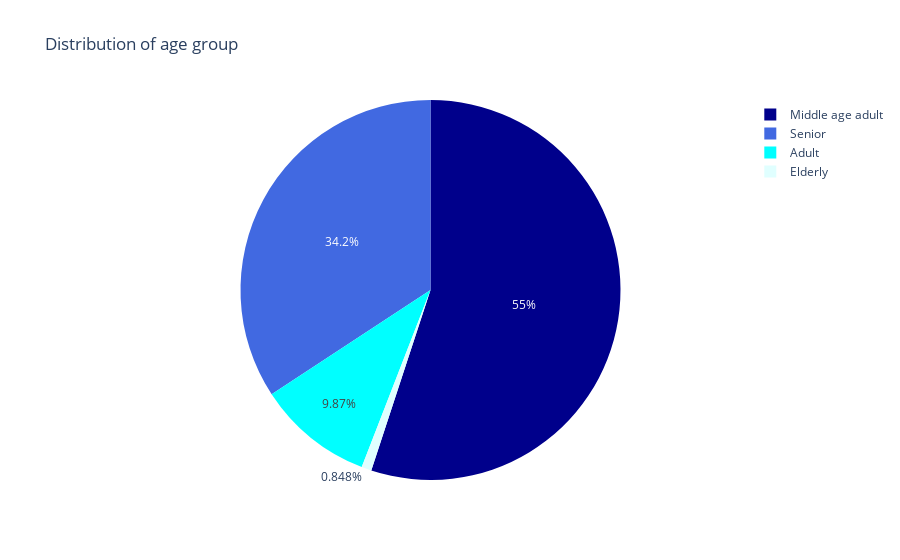

The notebook cell this image was saved under:
### Markdown cell above
#### Observation:
- There are three customers whose ages are above 90.

### Code cell
# Define age groups
bins = [20, 40, 60, 80, 140]
labels = ['Adult', 'Middle age adult', 'Senior','Elderly']
df['Age_group'] = pd.cut(df['Age'], bins=bins, labels=labels, right=True)

# Count of customers by age group
age_group_count = df['Age_group'].value_counts()

# pie plot of age group
px.pie(age_group_count, values = age_group_count.values, names = age_group_count.index, title = 'Distribution of age group',color = age_group_count.index,
       color_discrete_map={'Elderly':'lightcyan',
                          'Adult':'cyan',
                          'Senior':'royalblue',
                          'Middle age adult':'darkblue'})

### Figure 1 — Plotly figure (JSON) as saved in the notebook; plotly's stock layout.template omitted (floating-point values rounded to 4 significant figures)
{"data": [{"customdata": [["Middle age adult"], ["Senior"], ["Adult"], ["Elderly"]], "domain": {"x": [0, 1], "y": [0, 1]}, "hovertemplate": "Age_group=%{customdata[0]}<br>value=%{value}<extra></extra>", "labels": ["Middle age adult", "Senior", "Adult", "Elderly"], "legendgroup": "", "marker": {"colors": ["darkblue", "royalblue", "cyan", "lightcyan"]}, "name": "", "showlegend": true, "type": "pie", "values": [1233, 767, 221, 19]}], "layout": {"legend": {"tracegroupgap": 0}, "title": {"text": "Distribution of age group"}}}
